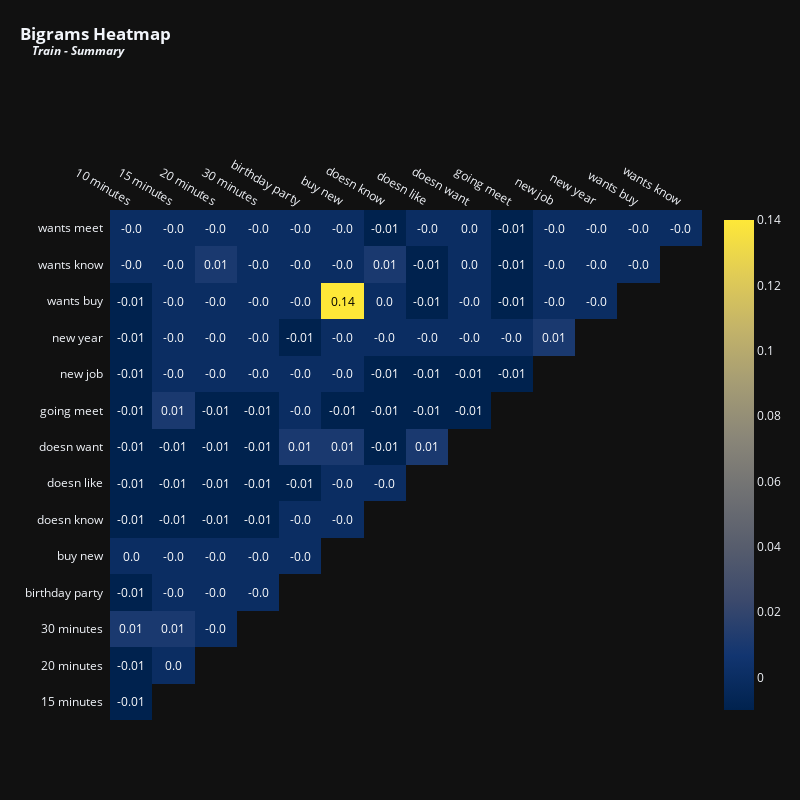

Write notebook code for a chart like this one.
### Markdown cell above
<p style="font-family: Calibri, serif; text-align: left;
          font-size: 24px; letter-spacing: .85px;color: #02011a">Once more, the correlations are not extremely strong. Still, we can see some pairs that seem reasonable to be together, such as <i>"good idea"</i> and <i>"sounds like"</i>.</p>

### Code cell
vectorizer = TfidfVectorizer(max_features = 15,stop_words = 'english',ngram_range = (2,2)) # Top 15 terms
x = vectorizer.fit_transform(train['summary'].fillna(''))
df_tfidfvect = pd.DataFrame(x.toarray(), columns=vectorizer.get_feature_names_out())
plot_correlation(df_tfidfvect, 'Bigrams', 'Train - Summary', 800, 800, 12)

### Figure 1 — Plotly figure (JSON) as saved in the notebook; plotly's stock layout.template omitted (floating-point values rounded to 4 significant figures)
{"data": [{"colorscale": [[0, "#00224e"], [0.1111, "#123570"], [0.2222, "#3b496c"], [0.3333, "#575d6d"], [0.4444, "#707173"], [0.5556, "#8a8678"], [0.6667, "#a59c74"], [0.7778, "#c3b369"], [0.8889, "#e1cc55"], [1, "#fee838"]], "reversescale": false, "showscale": false, "type": "heatmap", "x": ["10 minutes", "15 minutes", "20 minutes", "30 minutes", "birthday party", "buy new", "doesn know", "doesn like", "doesn want", "going meet", "new job", "new year", "wants buy", "wants know"], "y": ["wants meet", "wants know", "wants buy", "new year", "new job", "going meet", "doesn want", "doesn like", "doesn know", "buy new", "birthday party", "30 minutes", "20 minutes", "15 minutes"], "z": [[0, 0, 0, 0, 0, 0, -0.01, 0, 0, -0.01, 0, 0, 0, 0], [0, 0, 0.01, 0, 0, 0, 0.01, -0.01, 0, -0.01, 0, 0, 0], [-0.01, 0, 0, 0, 0, 0.14, 0, -0.01, 0, -0.01, 0, 0], [-0.01, 0, 0, 0, -0.01, 0, 0, 0, 0, 0, 0.01], [-0.01, 0, 0, 0, 0, 0, -0.01, -0.01, -0.01, -0.01], [-0.01, 0.01, -0.01, -0.01, 0, -0.01, -0.01, -0.01, -0.01], [-0.01, -0.01, -0.01, -0.01, 0.01, 0.01, -0.01, 0.01], [-0.01, -0.01, -0.01, -0.01, -0.01, 0, 0], [-0.01, -0.01, -0.01, -0.01, 0, 0], [0, 0, 0, 0, 0], [-0.01, 0, 0, 0], [0.01, 0.01, 0], [-0.01, 0], [-0.01]]}, {"colorscale": [[0, "#00224e"], [0.1111, "#123570"], [0.2222, "#3b496c"], [0.3333, "#575d6d"], [0.4444, "#707173"], [0.5556, "#8a8678"], [0.6667, "#a59c74"], [0.7778, "#c3b369"], [0.8889, "#e1cc55"], [1, "#fee838"]], "showscale": true, "type": "heatmap", "visible": true, "z": [[0, 0, 0, 0, 0, 0, -0.01, 0, 0, -0.01, 0, 0, 0, 0], [0, 0, 0.01, 0, 0, 0, 0.01, -0.01, 0, -0.01, 0, 0, 0], [-0.01, 0, 0, 0, 0, 0.14, 0, -0.01, 0, -0.01, 0, 0], [-0.01, 0, 0, 0, -0.01, 0, 0, 0, 0, 0, 0.01], [-0.01, 0, 0, 0, 0, 0, -0.01, -0.01, -0.01, -0.01], [-0.01, 0.01, -0.01, -0.01, 0, -0.01, -0.01, -0.01, -0.01], [-0.01, -0.01, -0.01, -0.01, 0.01, 0.01, -0.01, 0.01], [-0.01, -0.01, -0.01, -0.01, -0.01, 0, 0], [-0.01, -0.01, -0.01, -0.01, 0, 0], [0, 0, 0, 0, 0], [-0.01, 0, 0, 0], [0.01, 0.01, 0], [-0.01, 0], [-0.01]]}], "layout": {"annotations": [{"font": {"color": "#FFFFFF", "size": 12}, "showarrow": false, "text": "-0.0", "x": "10 minutes", "xref": "x", "y": "wants meet", "yref": "y"}, {"font": {"color": "#FFFFFF", "size": 12}, "showarrow": false, "text": "-0.0", "x": "15 minutes", "xref": "x", "y": "wants meet", "yref": "y"}, {"font": {"color": "#FFFFFF", "size": 12}, "showarrow": false, "text": "-0.0", "x": "20 minutes", "xref": "x", "y": "wants meet", "yref": "y"}, {"font": {"color": "#FFFFFF", "size": 12}, "showarrow": false, "text": "-0.0", "x": "30 minutes", "xref": "x", "y": "wants meet", "yref": "y"}, {"font": {"color": "#FFFFFF", "size": 12}, "showarrow": false, "text": "-0.0", "x": "birthday party", "xref": "x", "y": "wants meet", "yref": "y"}, {"font": {"color": "#FFFFFF", "size": 12}, "showarrow": false, "text": "-0.0", "x": "buy new", "xref": "x", "y": "wants meet", "yref": "y"}, {"font": {"color": "#FFFFFF", "size": 12}, "showarrow": false, "text": "-0.01", "x": "doesn know", "xref": "x", "y": "wants meet", "yref": "y"}, {"font": {"color": "#FFFFFF", "size": 12}, "showarrow": false, "text": "-0.0", "x": "doesn like", "xref": "x", "y": "wants meet", "yref": "y"}, {"font": {"color": "#FFFFFF", "size": 12}, "showarrow": false, "text": "0.0", "x": "doesn want", "xref": "x", "y": "wants meet", "yref": "y"}, {"font": {"color": "#FFFFFF", "size": 12}, "showarrow": false, "text": "-0.01", "x": "going meet", "xref": "x", "y": "wants meet", "yref": "y"}, {"font": {"color": "#FFFFFF", "size": 12}, "showarrow": false, "text": "-0.0", "x": "new job", "xref": "x", "y": "wants meet", "yref": "y"}, {"font": {"color": "#FFFFFF", "size": 12}, "showarrow": false, "text": "-0.0", "x": "new year", "xref": "x", "y": "wants meet", "yref": "y"}, {"font": {"color": "#FFFFFF", "size": 12}, "showarrow": false, "text": "-0.0", "x": "wants buy", "xref": "x", "y": "wants meet", "yref": "y"}, {"font": {"color": "#FFFFFF", "size": 12}, "showarrow": false, "text": "-0.0", "x": "wants know", "xref": "x", "y": "wants meet", "yref": "y"}, {"font": {"color": "#FFFFFF", "size": 12}, "showarrow": false, "text": "-0.0", "x": "10 minutes", "xref": "x", "y": "wants know", "yref": "y"}, {"font": {"color": "#FFFFFF", "size": 12}, "showarrow": false, "text": "-0.0", "x": "15 minutes", "xref": "x", "y": "wants know", "yref": "y"}, {"font": {"color": "#FFFFFF", "size": 12}, "showarrow": false, "text": "0.01", "x": "20 minutes", "xref": "x", "y": "wants know", "yref": "y"}, {"font": {"color": "#FFFFFF", "size": 12}, "showarrow": false, "text": "-0.0", "x": "30 minutes", "xref": "x", "y": "wants know", "yref": "y"}, {"font": {"color": "#FFFFFF", "size": 12}, "showarrow": false, "text": "-0.0", "x": "birthday party", "xref": "x", "y": "wants know", "yref": "y"}, {"font": {"color": "#FFFFFF", "size": 12}, "showarrow": false, "text": "-0.0", "x": "buy new", "xref": "x", "y": "wants know", "yref": "y"}, {"font": {"color": "#FFFFFF", "size": 12}, "showarrow": false, "text": "0.01", "x": "doesn know", "xref": "x", "y": "wants know", "yref": "y"}, {"font": {"color": "#FFFFFF", "size": 12}, "showarrow": false, "text": "-0.01", "x": "doesn like", "xref": "x", "y": "wants know", "yref": "y"}, {"font": {"color": "#FFFFFF", "size": 12}, "showarrow": false, "text": "0.0", "x": "doesn want", "xref": "x", "y": "wants know", "yref": "y"}, {"font": {"color": "#FFFFFF", "size": 12}, "showarrow": false, "text": "-0.01", "x": "going meet", "xref": "x", "y": "wants know", "yref": "y"}, {"font": {"color": "#FFFFFF", "size": 12}, "showarrow": false, "text": "-0.0", "x": "new job", "xref": "x", "y": "wants know", "yref": "y"}, {"font": {"color": "#FFFFFF", "size": 12}, "showarrow": false, "text": "-0.0", "x": "new year", "xref": "x", "y": "wants know", "yref": "y"}, {"font": {"color": "#FFFFFF", "size": 12}, "showarrow": false, "text": "-0.0", "x": "wants buy", "xref": "x", "y": "wants know", "yref": "y"}, {"font": {"color": "#FFFFFF", "size": 12}, "showarrow": false, "text": "-0.01", "x": "10 minutes", "xref": "x", "y": "wants buy", "yref": "y"}, {"font": {"color": "#FFFFFF", "size": 12}, "showarrow": false, "text": "-0.0", "x": "15 minutes", "xref": "x", "y": "wants buy", "yref": "y"}, {"font": {"color": "#FFFFFF", "size": 12}, "showarrow": false, "text": "-0.0", "x": "20 minutes", "xref": "x", "y": "wants buy", "yref": "y"}, {"font": {"color": "#FFFFFF", "size": 12}, "showarrow": false, "text": "-0.0", "x": "30 minutes", "xref": "x", "y": "wants buy", "yref": "y"}, {"font": {"color": "#FFFFFF", "size": 12}, "showarrow": false, "text": "-0.0", "x": "birthday party", "xref": "x", "y": "wants buy", "yref": "y"}, {"font": {"color": "#000000", "size": 12}, "showarrow": false, "text": "0.14", "x": "buy new", "xref": "x", "y": "wants buy", "yref": "y"}, {"font": {"color": "#FFFFFF", "size": 12}, "showarrow": false, "text": "0.0", "x": "doesn know", "xref": "x", "y": "wants buy", "yref": "y"}, {"font": {"color": "#FFFFFF", "size": 12}, "showarrow": false, "text": "-0.01", "x": "doesn like", "xref": "x", "y": "wants buy", "yref": "y"}, {"font": {"color": "#FFFFFF", "size": 12}, "showarrow": false, "text": "-0.0", "x": "doesn want", "xref": "x", "y": "wants buy", "yref": "y"}, {"font": {"color": "#FFFFFF", "size": 12}, "showarrow": false, "text": "-0.01", "x": "going meet", "xref": "x", "y": "wants buy", "yref": "y"}, {"font": {"color": "#FFFFFF", "size": 12}, "showarrow": false, "text": "-0.0", "x": "new job", "xref": "x", "y": "wants buy", "yref": "y"}, {"font": {"color": "#FFFFFF", "size": 12}, "showarrow": false, "text": "-0.0", "x": "new year", "xref": "x", "y": "wants buy", "yref": "y"}, {"font": {"color": "#FFFFFF", "size": 12}, "showarrow": false, "text": "-0.01", "x": "10 minutes", "xref": "x", "y": "new year", "yref": "y"}, {"font": {"color": "#FFFFFF", "size": 12}, "showarrow": false, "text": "-0.0", "x": "15 minutes", "xref": "x", "y": "new year", "yref": "y"}, {"font": {"color": "#FFFFFF", "size": 12}, "showarrow": false, "text": "-0.0", "x": "20 minutes", "xref": "x", "y": "new year", "yref": "y"}, {"font": {"color": "#FFFFFF", "size": 12}, "showarrow": false, "text": "-0.0", "x": "30 minutes", "xref": "x", "y": "new year", "yref": "y"}, {"font": {"color": "#FFFFFF", "size": 12}, "showarrow": false, "text": "-0.01", "x": "birthday party", "xref": "x", "y": "new year", "yref": "y"}, {"font": {"color": "#FFFFFF", "size": 12}, "showarrow": false, "text": "-0.0", "x": "buy new", "xref": "x", "y": "new year", "yref": "y"}, {"font": {"color": "#FFFFFF", "size": 12}, "showarrow": false, "text": "-0.0", "x": "doesn know", "xref": "x", "y": "new year", "yref": "y"}, {"font": {"color": "#FFFFFF", "size": 12}, "showarrow": false, "text": "-0.0", "x": "doesn like", "xref": "x", "y": "new year", "yref": "y"}, {"font": {"color": "#FFFFFF", "size": 12}, "showarrow": false, "text": "-0.0", "x": "doesn want", "xref": "x", "y": "new year", "yref": "y"}, {"font": {"color": "#FFFFFF", "size": 12}, "showarrow": false, "text": "-0.0", "x": "going meet", "xref": "x", "y": "new year", "yref": "y"}, {"font": {"color": "#FFFFFF", "size": 12}, "showarrow": false, "text": "0.01", "x": "new job", "xref": "x", "y": "new year", "yref": "y"}, {"font": {"color": "#FFFFFF", "size": 12}, "showarrow": false, "text": "-0.01", "x": "10 minutes", "xref": "x", "y": "new job", "yref": "y"}, {"font": {"color": "#FFFFFF", "size": 12}, "showarrow": false, "text": "-0.0", "x": "15 minutes", "xref": "x", "y": "new job", "yref": "y"}, {"font": {"color": "#FFFFFF", "size": 12}, "showarrow": false, "text": "-0.0", "x": "20 minutes", "xref": "x", "y": "new job", "yref": "y"}, {"font": {"color": "#FFFFFF", "size": 12}, "showarrow": false, "text": "-0.0", "x": "30 minutes", "xref": "x", "y": "new job", "yref": "y"}, {"font": {"color": "#FFFFFF", "size": 12}, "showarrow": false, "text": "-0.0", "x": "birthday party", "xref": "x", "y": "new job", "yref": "y"}, {"font": {"color": "#FFFFFF", "size": 12}, "showarrow": false, "text": "-0.0", "x": "buy new", "xref": "x", "y": "new job", "yref": "y"}, {"font": {"color": "#FFFFFF", "size": 12}, "showarrow": false, "text": "-0.01", "x": "doesn know", "xref": "x", "y": "new job", "yref": "y"}, {"font": {"color": "#FFFFFF", "size": 12}, "showarrow": false, "text": "-0.01", "x": "doesn like", "xref": "x", "y": "new job", "yref": "y"}, {"font": {"color": "#FFFFFF", "size": 12}, "showarrow": false, "text": "-0.01", "x": "doesn want", "xref": "x", "y": "new job", "yref": "y"}, {"font": {"color": "#FFFFFF", "size": 12}, "showarrow": false, "text": "-0.01", "x": "going meet", "xref": "x", "y": "new job", "yref": "y"}, {"font": {"color": "#FFFFFF", "size": 12}, "showarrow": false, "text": "-0.01", "x": "10 minutes", "xref": "x", "y": "going meet", "yref": "y"}, {"font": {"color": "#FFFFFF", "size": 12}, "showarrow": false, "text": "0.01", "x": "15 minutes", "xref": "x", "y": "going meet", "yref": "y"}, {"font": {"color": "#FFFFFF", "size": 12}, "showarrow": false, "text": "-0.01", "x": "20 minutes", "xref": "x", "y": "going meet", "yref": "y"}, {"font": {"color": "#FFFFFF", "size": 12}, "showarrow": false, "text": "-0.01", "x": "30 minutes", "xref": "x", "y": "going meet", "yref": "y"}, {"font": {"color": "#FFFFFF", "size": 12}, "showarrow": false, "text": "-0.0", "x": "birthday party", "xref": "x", "y": "going meet", "yref": "y"}, {"font": {"color": "#FFFFFF", "size": 12}, "showarrow": false, "text": "-0.01", "x": "buy new", "xref": "x", "y": "going meet", "yref": "y"}, {"font": {"color": "#FFFFFF", "size": 12}, "showarrow": false, "text": "-0.01", "x": "doesn know", "xref": "x", "y": "going meet", "yref": "y"}, {"font": {"color": "#FFFFFF", "size": 12}, "showarrow": false, "text": "-0.01", "x": "doesn like", "xref": "x", "y": "going meet", "yref": "y"}, {"font": {"color": "#FFFFFF", "size": 12}, "showarrow": false, "text": "-0.01", "x": "doesn want", "xref": "x", "y": "going meet", "yref": "y"}, {"font": {"color": "#FFFFFF", "size": 12}, "showarrow": false, "text": "-0.01", "x": "10 minutes", "xref": "x", "y": "doesn want", "yref": "y"}, {"font": {"color": "#FFFFFF", "size": 12}, "showarrow": false, "text": "-0.01", "x": "15 minutes", "xref": "x", "y": "doesn want", "yref": "y"}, {"font": {"color": "#FFFFFF", "size": 12}, "showarrow": false, "text": "-0.01", "x": "20 minutes", "xref": "x", "y": "doesn want", "yref": "y"}, {"font": {"color": "#FFFFFF", "size": 12}, "showarrow": false, "text": "-0.01", "x": "30 minutes", "xref": "x", "y": "doesn want", "yref": "y"}, {"font": {"color": "#FFFFFF", "size": 12}, "showarrow": false, "text": "0.01", "x": "birthday party", "xref": "x", "y": "doesn want", "yref": "y"}, {"font": {"color": "#FFFFFF", "size": 12}, "showarrow": false, "text": "0.01", "x": "buy new", "xref": "x", "y": "doesn want", "yref": "y"}, {"font": {"color": "#FFFFFF", "size": 12}, "showarrow": false, "text": "-0.01", "x": "doesn know", "xref": "x", "y": "doesn want", "yref": "y"}, {"font": {"color": "#FFFFFF", "size": 12}, "showarrow": false, "text": "0.01", "x": "doesn like", "xref": "x", "y": "doesn want", "yref": "y"}, {"font": {"color": "#FFFFFF", "size": 12}, "showarrow": false, "text": "-0.01", "x": "10 minutes", "xref": "x", "y": "doesn like", "yref": "y"}, {"font": {"color": "#FFFFFF", "size": 12}, "showarrow": false, "text": "-0.01", "x": "15 minutes", "xref": "x", "y": "doesn like", "yref": "y"}, {"font": {"color": "#FFFFFF", "size": 12}, "showarrow": false, "text": "-0.01", "x": "20 minutes", "xref": "x", "y": "doesn like", "yref": "y"}, {"font": {"color": "#FFFFFF", "size": 12}, "showarrow": false, "text": "-0.01", "x": "30 minutes", "xref": "x", "y": "doesn like", "yref": "y"}, {"font": {"color": "#FFFFFF", "size": 12}, "showarrow": false, "text": "-0.01", "x": "birthday party", "xref": "x", "y": "doesn like", "yref": "y"}, {"font": {"color": "#FFFFFF", "size": 12}, "showarrow": false, "text": "-0.0", "x": "buy new", "xref": "x", "y": "doesn like", "yref": "y"}, {"font": {"color": "#FFFFFF", "size": 12}, "showarrow": false, "text": "-0.0", "x": "doesn know", "xref": "x", "y": "doesn like", "yref": "y"}, {"font": {"color": "#FFFFFF", "size": 12}, "showarrow": false, "text": "-0.01", "x": "10 minutes", "xref": "x", "y": "doesn know", "yref": "y"}, {"font": {"color": "#FFFFFF", "size": 12}, "showarrow": false, "text": "-0.01", "x": "15 minutes", "xref": "x", "y": "doesn know", "yref": "y"}, {"font": {"color": "#FFFFFF", "size": 12}, "showarrow": false, "text": "-0.01", "x": "20 minutes", "xref": "x", "y": "doesn know", "yref": "y"}, {"font": {"color": "#FFFFFF", "size": 12}, "showarrow": false, "text": "-0.01", "x": "30 minutes", "xref": "x", "y": "doesn know", "yref": "y"}, {"font": {"color": "#FFFFFF", "size": 12}, "showarrow": false, "text": "-0.0", "x": "birthday party", "xref": "x", "y": "doesn know", "yref": "y"}, {"font": {"color": "#FFFFFF", "size": 12}, "showarrow": false, "text": "-0.0", "x": "buy new", "xref": "x", "y": "doesn know", "yref": "y"}, {"font": {"color": "#FFFFFF", "size": 12}, "showarrow": false, "text": "0.0", "x": "10 minutes", "xref": "x", "y": "buy new", "yref": "y"}, {"font": {"color": "#FFFFFF", "size": 12}, "showarrow": false, "text": "-0.0", "x": "15 minutes", "xref": "x", "y": "buy new", "yref": "y"}, {"font": {"color": "#FFFFFF", "size": 12}, "showarrow": false, "text": "-0.0", "x": "20 minutes", "xref": "x", "y": "buy new", "yref": "y"}, {"font": {"color": "#FFFFFF", "size": 12}, "showarrow": false, "text": "-0.0", "x": "30 minutes", "xref": "x", "y": "buy new", "yref": "y"}, {"font": {"color": "#FFFFFF", "size": 12}, "showarrow": false, "text": "-0.0", "x": "birthday party", "xref": "x", "y": "buy new", "yref": "y"}, {"font": {"color": "#FFFFFF", "size": 12}, "showarrow": false, "text": "-0.01", "x": "10 minutes", "xref": "x", "y": "birthday party", "yref": "y"}, {"font": {"color": "#FFFFFF", "size": 12}, "showarrow": false, "text": "-0.0", "x": "15 minutes", "xref": "x", "y": "birthday party", "yref": "y"}, {"font": {"color": "#FFFFFF", "size": 12}, "showarrow": false, "text": "-0.0", "x": "20 minutes", "xref": "x", "y": "birthday party", "yref": "y"}, {"font": {"color": "#FFFFFF", "size": 12}, "showarrow": false, "text": "-0.0", "x": "30 minutes", "xref": "x", "y": "birthday party", "yref": "y"}, {"font": {"color": "#FFFFFF", "size": 12}, "showarrow": false, "text": "0.01", "x": "10 minutes", "xref": "x", "y": "30 minutes", "yref": "y"}, {"font": {"color": "#FFFFFF", "size": 12}, "showarrow": false, "text": "0.01", "x": "15 minutes", "xref": "x", "y": "30 minutes", "yref": "y"}, {"font": {"color": "#FFFFFF", "size": 12}, "showarrow": false, "text": "-0.0", "x": "20 minutes", "xref": "x", "y": "30 minutes", "yref": "y"}, {"font": {"color": "#FFFFFF", "size": 12}, "showarrow": false, "text": "-0.01", "x": "10 minutes", "xref": "x", "y": "20 minutes", "yref": "y"}, {"font": {"color": "#FFFFFF", "size": 12}, "showarrow": false, "text": "0.0", "x": "15 minutes", "xref": "x", "y": "20 minutes", "yref": "y"}, {"font": {"color": "#FFFFFF", "size": 12}, "showarrow": false, "text": "-0.01", "x": "10 minutes", "xref": "x", "y": "15 minutes", "yref": "y"}], "height": 800, "margin": {"l": 110, "t": 210}, "title": {"text": "<b>Bigrams Heatmap<br><sup>&nbsp;&nbsp;&nbsp;&nbsp;<i>Train - Summary</i></sup></b>", "x": 0.025, "xanchor": "left", "y": 0.95}, "width": 800, "xaxis": {"autorange": true, "dtick": 1, "gridcolor": "rgb(0, 0, 0)", "range": [-0.5, 13.5], "showgrid": false, "side": "top", "ticks": "", "type": "category"}, "yaxis": {"autorange": true, "dtick": 1, "range": [13.5, -0.5], "showgrid": false, "ticks": "", "ticksuffix": "  ", "type": "category"}}}
